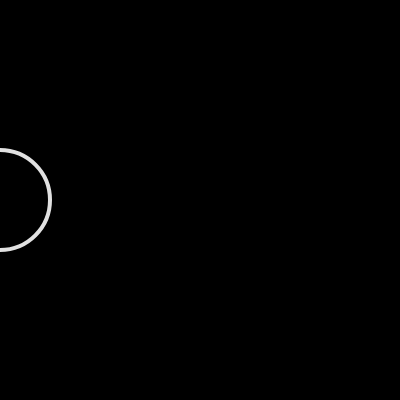
Frame 1 (no input)
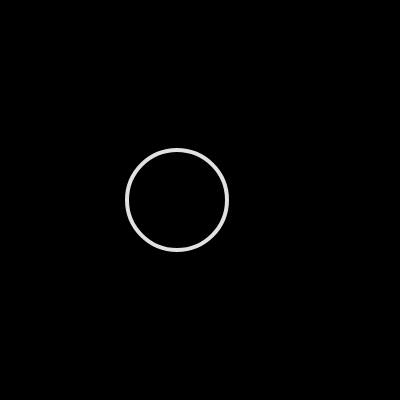
Frame 60 (no input)
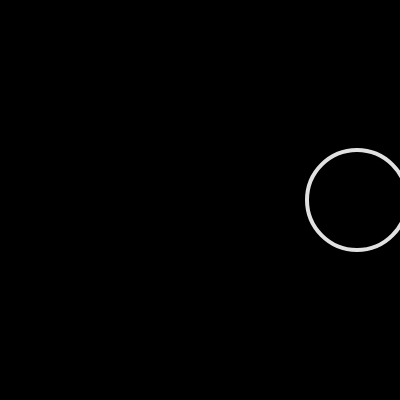
Frame 120 (the mouse pressed at the canvas centre since frame 60)

The p5.js sketch that drew these frames (run headless with seeded random() and noise() and a simulated clock; from frame 60 on, the mouse is pressed at the canvas centre):

// p5.js sketch
// ── sketch.js
let x = 0;
let speed = 3;

function setup() {
  createCanvas(400, 400);
}

function draw() {
  background(0);
  stroke(225);
  strokeWeight(4);
  noFill();
  ellipse(x, 200, 100, 100);

  if (x > width) {
    speed = -3;
  }

  if (x < 0) {
    speed = +3;
  }

  x = x + speed;
}
